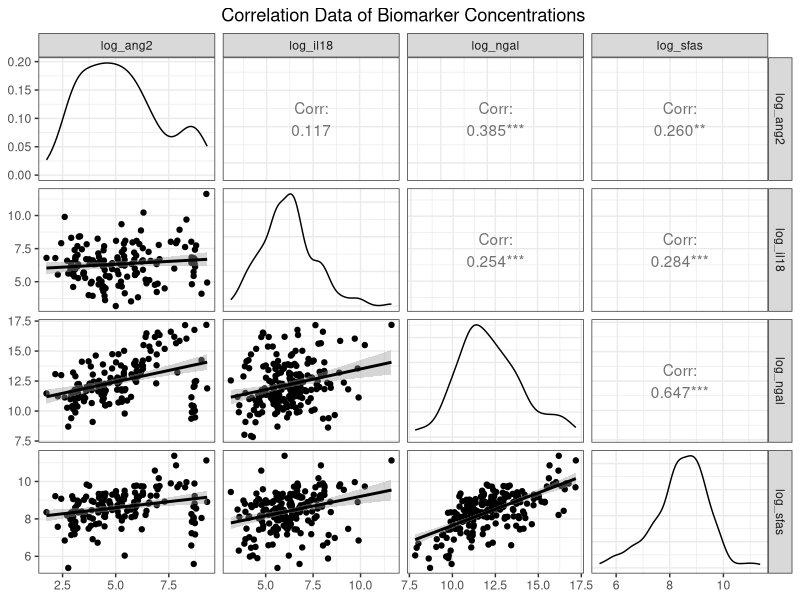
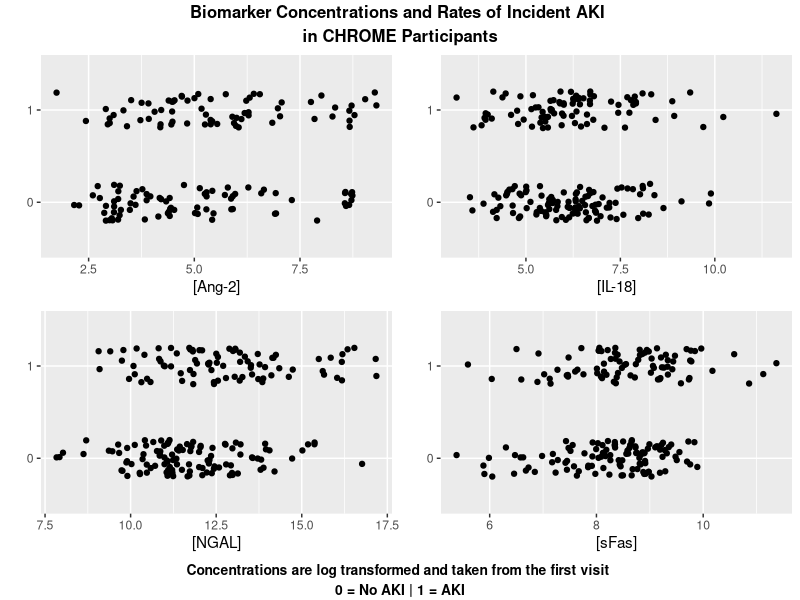
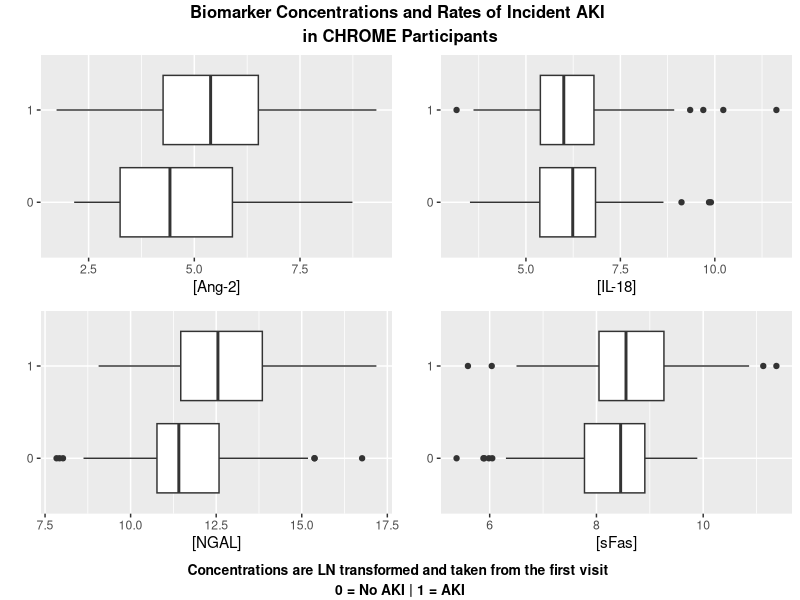
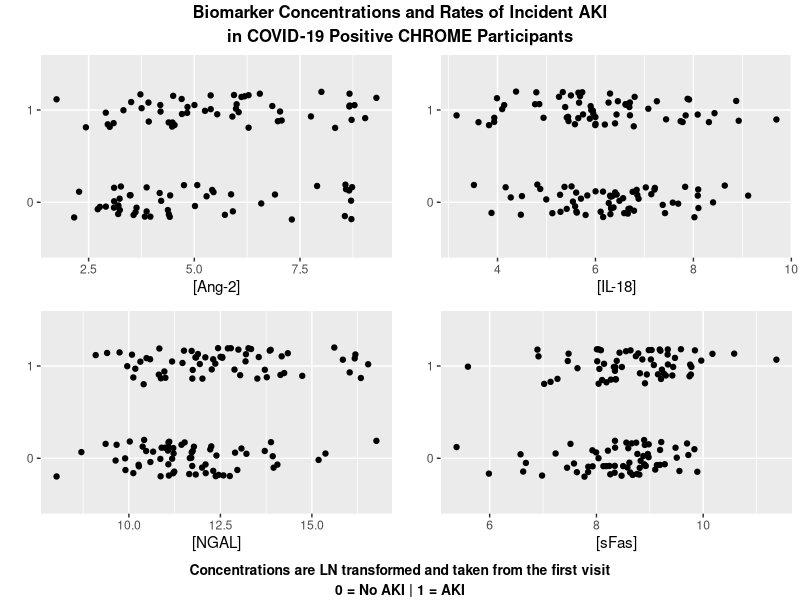
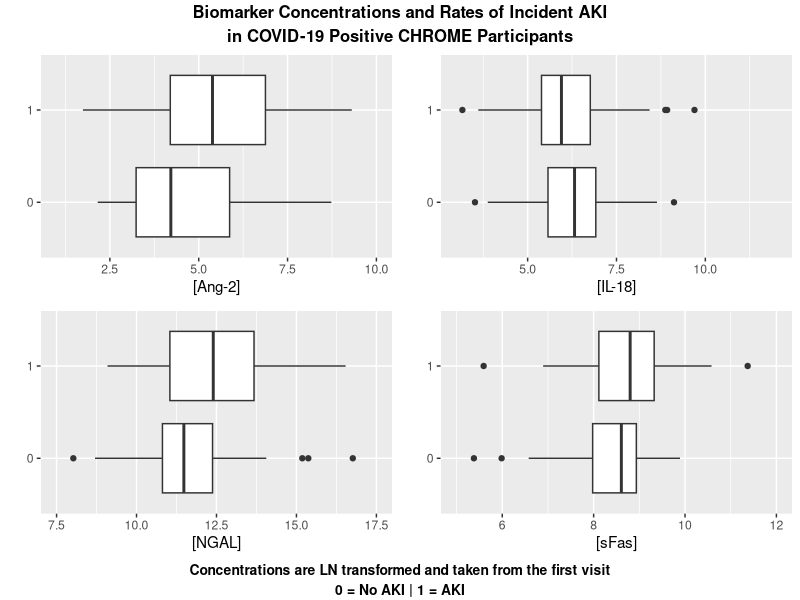
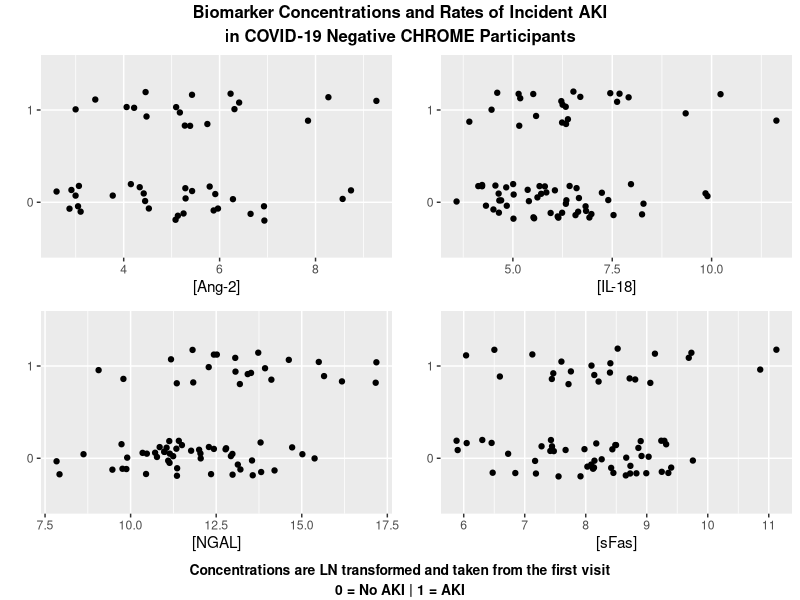
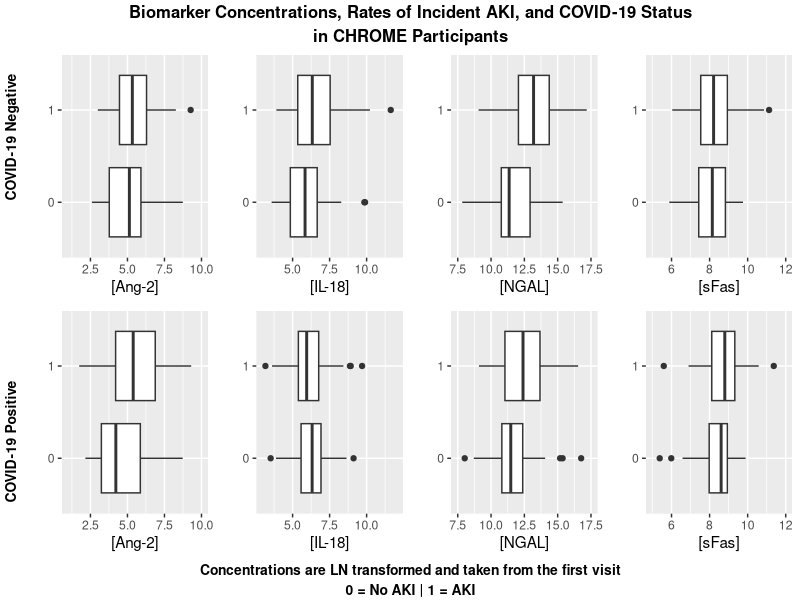

Here is the R script that generated these plots, in order:
## ---- chunk 1
# Enables us to read excel files
library("readxl")
# Allows us to do data processing and clean-up
library("tidyverse")
# Enables us to write to an excel file
library("writexl")
# GGally alows us to use their pairs funtion
library("GGally")
# ggplot2 lets us make pretty graphs
library("ggplot2")
# ggpubr 
library("ggpubr")
## ---- chunk 2
bio_clinical <- read_excel("Biomarker_Assays_and_Clinical_Data_20221122.xlsx")

# creates new columns for the log transformations of the biomarker concentrations 
bio_clinical$log_ang2 <- log(bio_clinical$`urine_ang-2_V1 (pg/mL)`)
bio_clinical$log_il18 <- log(bio_clinical$`urine_il18_V1 (pg/mL)`)
bio_clinical$log_ngal <- log(bio_clinical$`urine_ngal_V1 (pg/mL)`)
bio_clinical$log_sfas <- log(bio_clinical$`urine_sfas_V1 (pg/mL)`)

# converts covid19 diagnosis to 0 for neg and 1 for pos
bio_clinical['COVID19'][bio_clinical['COVID19'] == 'pos'] <- "1"
bio_clinical['COVID19'][bio_clinical['COVID19'] == 'Pos'] <- "1"
bio_clinical['COVID19'][bio_clinical['COVID19'] == 'neg'] <- "0"

bio_clinical$COVID19<- as.numeric(as.character(bio_clinical$COVID19))

# converts aki_hosp from numeric into a character for better visualization
bio_clinical$aki_hosp <- as.character(bio_clinical$aki_hosp)
bio_clinical$prevalent_aki <- as.character(bio_clinical$prevalent_aki)

class(bio_clinical$prevalent_aki)
# view(bio_clinical)
## ---- chunk 3
# creates a pairs plot of the biomarker concentration data using ggpairs
bio_clinical %>%
  select(c(`log_ang2`, `log_il18`, `log_ngal`, `log_sfas`, )) %>%  # selects the data used
  ggpairs(labels = letters[1:ncol(bio_clinical)],                  # creates the actual plot
          lower = list(continuous=wrap("smooth"))) +               
  theme_bw() +                                                     # color scheme of plot
  ggtitle("Correlation Data of Biomarker Concentrations") +        # creates a title
  theme(plot.title = element_text(hjust = 0.5))                    # centers titel
## ---- chunk 4
bio_clinical_NA <- bio_clinical %>%
  filter(aki_hosp != "NA")

# creates a jitter plot of the ang 2 levels and the presence of incident aki
ang2_i_jitter <-
  ggplot(data = bio_clinical_NA,                          # selects dataframe
         mapping = (aes(x = log_ang2, y = aki_hosp))) +   # maps variables to x and y
  geom_jitter(width = 0,                                  # sets parameters for the jitter
              height = 0.2) +
  labs(x = "[Ang-2]",                                     # labels axes
       y = " ")

il18_i_jitter <-
  ggplot(data = bio_clinical_NA, 
         mapping = (aes(x = log_il18, y = aki_hosp))) +
  geom_jitter(width = 0, 
              height = 0.2) +
  labs(x = "[IL-18]",
       y = " ")

sfas_i_jitter <-
  ggplot(data = bio_clinical_NA, 
         mapping = (aes(x = log_sfas, y = aki_hosp))) +
  geom_jitter(width = 0, 
              height = 0.2) +
  labs(x = "[sFas]",
       y = " ")

ngal_i_jitter <-
  ggplot(data = bio_clinical_NA, 
         mapping = (aes(x = log_ngal, y = aki_hosp))) +
  geom_jitter(width = 0, 
              height = 0.2) +
  labs(x = "[NGAL]",
       y = " ")

# creates a 2x2 matrix of the four jitter plots
figure <- ggarrange(ang2_i_jitter, il18_i_jitter, ngal_i_jitter, sfas_i_jitter,
                    ncol = 2, 
                    nrow = 2)
# annotates the figure with a title and description
annotate_figure(figure,
                top = text_grob("Biomarker Concentrations and Rates of Incident AKI 
in CHROME Participants",
                                size = 12,
                                face = "bold"),
                bottom = text_grob("Concentrations are log transformed and taken from the first visit 
0 = No AKI | 1 = AKI",
                                size = 10,
                                face = "bold"))
## ---- chunk 5
# boxplot creation with incident aki data
ang2_i_box <- ggplot(data = bio_clinical_NA, aes(x = log_ang2, y = aki_hosp)) +
  geom_boxplot()+
  labs(x = "[Ang-2]",
       y = " ")

il18_i_box <- ggplot(data = bio_clinical_NA, aes(x = log_il18, y = aki_hosp)) +
  geom_boxplot()+
  labs(x = "[IL-18]",
       y = " ")

sfas_i_box <- ggplot(data = bio_clinical_NA, aes(x = log_sfas, y = aki_hosp)) +
  geom_boxplot() +
  labs(x = "[sFas]",
       y = " ")

ngal_i_box <- ggplot(data = bio_clinical_NA, aes(x = log_ngal, y = aki_hosp)) +
  geom_boxplot()+
  labs(x = "[NGAL]",
       y = " ")

figure <- ggarrange(ang2_i_box, il18_i_box, ngal_i_box, sfas_i_box,
                    ncol = 2, 
                    nrow = 2)
annotate_figure(figure,
                top = text_grob("Biomarker Concentrations and Rates of Incident AKI 
in CHROME Participants",
                                size = 12,
                                face = "bold"),
                bottom = text_grob("Concentrations are LN transformed and taken from the first visit 
0 = No AKI | 1 = AKI",
                                size = 10,
                                face = "bold"))
## ---- chunk 6
# subsets the bio_clinical_NA data by positive covid diagnosis 
bio_clinical_covpos <- bio_clinical_NA %>%
  filter(COVID19 == "1")

# regenerating the incident aki jitter plots but subsetted by positive covid diagnosis
ang2_i_covpos_jit <- ggplot(data = bio_clinical_covpos, aes(x = log_ang2, y = aki_hosp)) +
  geom_jitter(width = 0,
              height = 0.2) +
  labs(x = "[Ang-2]",
       y = " ")

il18_i_covpos_jit <- ggplot(data = bio_clinical_covpos, aes(x = log_il18, y = aki_hosp)) +
  geom_jitter(width = 0,
              height = 0.2) +
  labs(x = "[IL-18]",
       y = " ")

ngal_i_covpos_jit <- ggplot(data = bio_clinical_covpos, aes(x = log_ngal, y = aki_hosp)) +
  geom_jitter(width = 0,
              height = 0.2) +
  labs(x = "[NGAL]",
       y = " ")

sfas_i_covpos_jit <- ggplot(data = bio_clinical_covpos, aes(x = log_sfas, y = aki_hosp)) +
  geom_jitter(width = 0,
              height = 0.2) +
  labs(x = "[sFas]",
       y = " ")

i_covpos_jit_grid <- ggarrange(ang2_i_covpos_jit, il18_i_covpos_jit, ngal_i_covpos_jit, sfas_i_covpos_jit,
                               ncol = 2,
                               nrow = 2)
annotate_figure(i_covpos_jit_grid,
                top = text_grob("Biomarker Concentrations and Rates of Incident AKI
in COVID-19 Positive CHROME Participants",
                                size = 12,
                                face = "bold"),
                bottom = text_grob("Concentrations are LN transformed and taken from the first visit
0 = No AKI | 1 = AKI",
                                size = 10,
                                face = "bold"))
## ---- chunk 7
# regenerating incident aki boxplots but subsetted by positive covid diagnosis
ang2_i_covpos_box <- ggplot(data = bio_clinical_covpos, aes(x = log_ang2, y = aki_hosp)) +
  geom_boxplot() +
  labs(x = "[Ang-2]",
       y = " ") +
  scale_x_continuous(limits = c(1,10))

il18_i_covpos_box <- ggplot(data = bio_clinical_covpos, aes(x = log_il18, y = aki_hosp)) +
  geom_boxplot() +
  labs(x = "[IL-18]",
       y = " ") +
  scale_x_continuous(limits = c(3,12))

ngal_i_covpos_box <- ggplot(data = bio_clinical_covpos, aes(x = log_ngal, y = aki_hosp)) +
  geom_boxplot() +
  labs(x = "[NGAL]",
       y = " ") +
  scale_x_continuous(limits = c(7.5,17.5))

sfas_i_covpos_box <- ggplot(data = bio_clinical_covpos, aes(x = log_sfas, y = aki_hosp)) +
  geom_boxplot() +
  labs(x = "[sFas]",
       y = " ") +
  scale_x_continuous(limits = c(5,12))

i_covpos_box_grid <- ggarrange(ang2_i_covpos_box, il18_i_covpos_box, ngal_i_covpos_box, sfas_i_covpos_box,
                               ncol = 2,
                               nrow = 2)
annotate_figure(i_covpos_box_grid,
                top = text_grob("Biomarker Concentrations and Rates of Incident AKI
in COVID-19 Positive CHROME Participants",
                                size = 12,
                                face = "bold"),
                bottom = text_grob("Concentrations are LN transformed and taken from the first visit
0 = No AKI | 1 = AKI",
                                size = 10,
                                face = "bold"))
## ---- chunk 8
# subsets the bio_clinical_NA data by negative covid diagnosis 
bio_clinical_covneg <- bio_clinical_NA %>%
  filter(COVID19 == "0")

# regenerating the incident aki jitter plots but subsetted by negative covid diagnosis
ang2_i_covneg_jit <- ggplot(data = bio_clinical_covneg, aes(x = log_ang2, y = aki_hosp)) +
  geom_jitter(width = 0,
              height = 0.2) +
  labs(x = "[Ang-2]",
       y = " ")

il18_i_covneg_jit <- ggplot(data = bio_clinical_covneg, aes(x = log_il18, y = aki_hosp)) +
  geom_jitter(width = 0,
              height = 0.2) +
  labs(x = "[IL-18]",
       y = " ")

ngal_i_covneg_jit <- ggplot(data = bio_clinical_covneg, aes(x = log_ngal, y = aki_hosp)) +
  geom_jitter(width = 0,
              height = 0.2) +
  labs(x = "[NGAL]",
       y = " ")

sfas_i_covneg_jit <- ggplot(data = bio_clinical_covneg, aes(x = log_sfas, y = aki_hosp)) +
  geom_jitter(width = 0,
              height = 0.2) +
  labs(x = "[sFas]",
       y = " ")

i_covneg_jit_grid <- ggarrange(ang2_i_covneg_jit, il18_i_covneg_jit, ngal_i_covneg_jit, sfas_i_covneg_jit,
                               ncol = 2,
                               nrow = 2)
annotate_figure(i_covneg_jit_grid,
                top = text_grob("Biomarker Concentrations and Rates of Incident AKI
in COVID-19 Negative CHROME Participants",
                                size = 12,
                                face = "bold"),
                bottom = text_grob("Concentrations are LN transformed and taken from the first visit
0 = No AKI | 1 = AKI",
                                size = 10,
                                face = "bold"))
## ---- chunk 9
# regenerating incident aki boxplots but subsetted by negative covid diagnosis
ang2_i_covneg_box <- ggplot(data = bio_clinical_covneg, aes(x = log_ang2, y = aki_hosp)) +
  geom_boxplot() +
  labs(x = "[Ang-2]",
       y = " ") +
  scale_x_continuous(limits = c(1,10))

il18_i_covneg_box <- ggplot(data = bio_clinical_covneg, aes(x = log_il18, y = aki_hosp)) +
  geom_boxplot() +
  labs(x = "[IL-18]",
       y = " ") +
  scale_x_continuous(limits = c(3,12))

ngal_i_covneg_box <- ggplot(data = bio_clinical_covneg, aes(x = log_ngal, y = aki_hosp)) +
  geom_boxplot() +
  labs(x = "[NGAL]",
       y = " ") +
  scale_x_continuous(limits = c(7.5,17.5))

sfas_i_covneg_box <- ggplot(data = bio_clinical_covneg, aes(x = log_sfas, y = aki_hosp)) +
  geom_boxplot() +
  labs(x = "[sFas]",
       y = " ") +
  scale_x_continuous(limits = c(5,12))

i_covneg_box_grid <- ggarrange(ang2_i_covneg_box, il18_i_covneg_box, ngal_i_covneg_box, sfas_i_covneg_box,
                              ncol = 2,
                              nrow = 2)
i_covneg_box_grid <- annotate_figure(i_covneg_box_grid,
                 top = text_grob("Biomarker Concentrations and Rates of Incident AKI
 in COVID-19 Negative CHROME Participants",
                                size = 12,
                                face = "bold"),
                 bottom = text_grob("Concentrations are LN transformed and taken from the first visit
0 = No AKI | 1 = AKI",
                                size = 10,
                                face = "bold"))


## ---- chunk 10
# creates a comparison plot grid displaying biomarker concentrations and covid diagnosis

cov_biomarker_grid <- ggarrange(ang2_i_covneg_box, il18_i_covneg_box, ngal_i_covneg_box, sfas_i_covneg_box,
                           ang2_i_covpos_box, il18_i_covpos_box, ngal_i_covpos_box, sfas_i_covpos_box,
                           ncol = 4,
                           nrow = 2)
cov_biomarker_grid <- annotate_figure(cov_biomarker_grid,
                top = text_grob("Biomarker Concentrations, Rates of Incident AKI, and COVID-19 Status
in CHROME Participants",
                      size = 12,
                      face = "bold"),
                bottom = text_grob("Concentrations are LN transformed and taken from the first visit
0 = No AKI | 1 = AKI",
                      size = 10,
                      face = "bold"),
                left = text_grob("      COVID-19 Positive                                             COVID-19 Negative",
                      rot = 90,
                      face = "bold",
                      size = 10))

ggsave(file = "visualizations\\biomarker_covid_incident_aki.png",
       plot = cov_biomarker_grid,
       height = 7,
       width = 14,
       dpi = 300)
